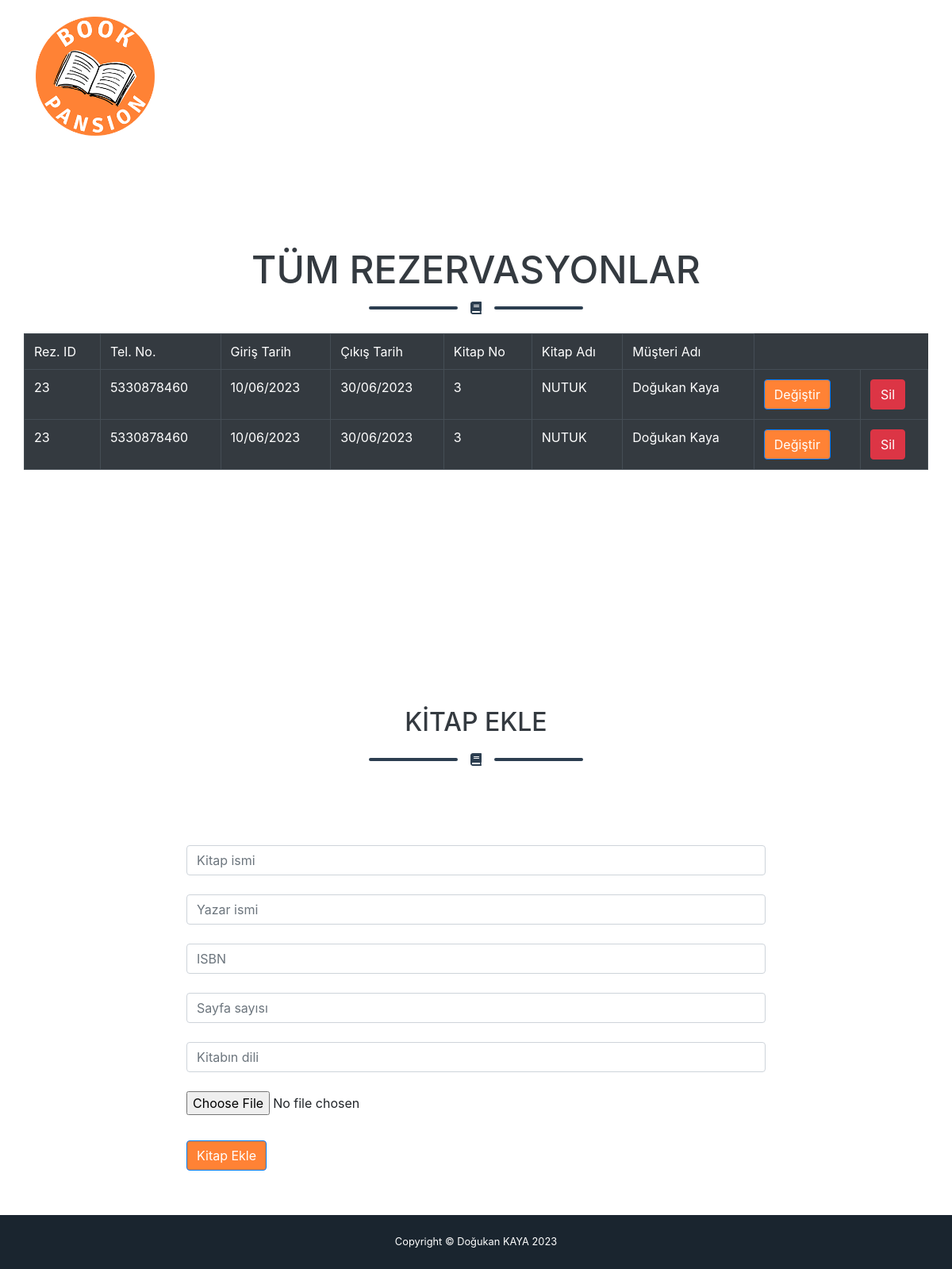
Screenshot of /adminpaneli.php with the database file from the repository.
### tables this page shows
CREATE TABLE `reservation` (
  `rezid` int(11) NOT NULL,
  `sdate` varchar(15) NOT NULL,
  `edate` varchar(15) NOT NULL,
  `bookid` int(11) NOT NULL,
  `phone` bigint(20) NOT NULL,
  `email` varchar(50) NOT NULL
);

CREATE TABLE `customer` (
  `id` int(11) NOT NULL,
  `cusname` varchar(100) NOT NULL,
  `phone` varchar(20) NOT NULL,
  `mail` varchar(100) NOT NULL
);

CREATE TABLE `books` (
  `bookid` int(11) NOT NULL,
  `bookname` varchar(40) NOT NULL,
  `author` varchar(40) NOT NULL,
  `ISBN` varchar(20) NOT NULL,
  `pageNumber` int(11) NOT NULL,
  `language` varchar(20) NOT NULL,
  `reservationCheck` tinyint(1) NOT NULL,
  `bookimage` varchar(100) NOT NULL
);

### adminpaneli.php (the view, shortened to what this page needs)
<?php
require('sistem.php');
?>
<!DOCTYPE html>
<html lang="en">
<head>
    <link href="assets/css/bootstrap.min.css" rel="stylesheet" />
    <link href="assets/css/styles.css" rel="stylesheet" />
</head>
<body id="page-top">
    <nav class="navbar navbar-expand-lg bg-navbar text-uppercase fixed-top" id="adminnav">
        <div class="container">
            <a class="navbar-brand js-scroll-trigger" href="index.php"><img src="assets/img/bookpansion.png" class="logo"></a>
        </div>
    </nav>
    <section class="page-section" id="adminpanelgiris">
        <div class="container" >
            <h2 class="page-section-heading text-center text-uppercase text-dark mb-0">TÜM REZERVASYONLAR</h2>
            <div class="divider-custom">
                <div class="divider-custom-line"></div>
                <div class="divider-custom-icon"><i class="fas fa-book"></i></div>
                <div class="divider-custom-line"></div>
            </div>
            <div class="row">
                <table class="table table-bordered  table-dark">
                <tr>
			 <td>Rez. ID</td>
             <td>Tel. No.</td>
			 <td>Giriş Tarih</td>
             <td>Çıkış Tarih</td>
			 <td>Kitap No</td>
			 <td>Kitap Adı</td>
			 <td>Müşteri Adı</td>
			 </tr>
<?php
$sql = "SELECT * FROM  reservation JOIN customer ON reservation.phone=customer.phone AND reservation.email=customer.mail JOIN books ON reservation.bookid=books.bookid";
$result = $conn->query($sql);
if ($result->num_rows > 0) {
    while($row = $result->fetch_assoc()) { ?>
        <tr>
        <td><?php echo $row["rezid"]; ?></td>
        <td><?php echo $row["phone"]; ?></td>
        <td><?php echo $row["sdate"]; ?></td>
        <td><?php echo $row["edate"]; ?></td>
        <td><?php echo $row["bookid"]; ?></td>
        <td><?php echo $row["bookname"]; ?></td>
        <td><?php echo $row["cusname"]; ?></td>
        <td><a href="rezervasyondegistir.php?rez=<?php echo $row['rezid'] ?>" class="btn btn-primary text-white">Değiştir</a></td>
        <td><a class="btn btn-danger text-white" href="adminrezsil.php?rez=<?php echo $row['rezid'] ?>" type="submit" >Sil</a></td>
         </tr>
         <?php }
} else {
    echo "0 results";
}
?>
                </table>
            </div>
        </div>
    </section>
    <section class="addbook">
    <div class="container">
            <h2 class="page-section-heading text-center text-uppercase text-dark mb-0">KİTAP EKLE</h2>
            <div class="divider-custom">
                <div class="divider-custom-line"></div>
                <div class="divider-custom-icon"><i class="fas fa-book"></i></div>
                <div class="divider-custom-line"></div>
            </div>
            <div class="row reservation-row">
                <div class="col-lg-8 mx-auto">
                    <form method="POST" enctype="">
                        <div class="control-group">
                            <div class="form-group controls mb-3 pb-2">
                                <input class="form-control" name="bookname" type="text" placeholder="Kitap ismi" required="required" />
                            </div>
                        </div>
                        <div class="control-group">
                            <div class="form-group controls mb-3 pb-2">
                                <input class="form-control" name="author" type="text" placeholder="Yazar ismi" required="required" />
                            </div>
                        </div>
                        <div class="control-group">
                            <div class="form-group controls mb-3 pb-2">
                                <input class="form-control" name="ISBN" type="text" placeholder="ISBN" required="required" />
                            </div>
                        </div>
                        <div class="control-group">
                            <div class="form-group controls mb-3 pb-2">
                                <input class="form-control" name="pageNumber" type="text" placeholder="Sayfa sayısı" required="required"/>
                            </div>
                        </div>
                        <div class="control-group">
                            <div class="form-group controls mb-3 pb-2">
                                <input class="form-control" name="language" type="text" placeholder="Kitabın dili" required="required"/>
                            </div>
                        </div>
                        <div class="control-group">
                            <div class="form-group controls mb-3 pb-2">
                                <input type="file" id="myFile" name="bookimage">
                            </div>
                        </div>
                        <div class="mt-4 form-group"><button class="btn btn-primary" type="submit">Kitap Ekle</button></div>
                    </form>
                </div>
            </div>
        </div>
    </section>
    <div class="copyright py-4 text-center text-white">
        <div class="container"><small>Copyright © Doğukan KAYA 2023</small></div>
    </div>
</body>
</html>

### assets/css/styles.css (style rules this page uses)
.page-section { padding: 6rem 0; min-height: 478px; }
#adminpanelgiris { margin-top: 200px; margin-bottom: 187px; }
.page-section .page-section-heading { font-size: 2.25rem; line-height: 2rem; }
@media (min-width: 992px) { .page-section .page-section-heading { font-size: 3rem; line-height: 2.5rem; } }
.reservation-row { margin-top: 100px!important; }
.divider-custom { margin: 1.25rem 0 1.5rem; width: 100%; display: flex; justify-content: center; align-items: center; }
.divider-custom .divider-custom-line { width: 100%; max-width: 7rem; height: 0.25rem; background-color: #2c3e50; border-radius: 1rem; border-color: #2c3e50 !important; }
.divider-custom .divider-custom-line:first-child { margin-right: 1rem; }
.divider-custom .divider-custom-line:last-child { margin-left: 1rem; }
.divider-custom .divider-custom-icon { color: #2c3e50 !important; }
.bg-navbar { background-color: #fff; }
#adminnav { background-color: #fff; padding-top: 1rem; padding-bottom: 1rem; }
.reservation-row { padding-bottom: 40px; }
.logo { width: 150px; }
.copyright { background-color: #1a252f; }

### rows the page displays
reservation: rezid "23", customer.phone "5330878460", sdate "10/06/2023", edate "30/06/2023", bookid.bookid "3", bookid.bookname "NUTUK", customer.cusname "Doğukan Kaya"
